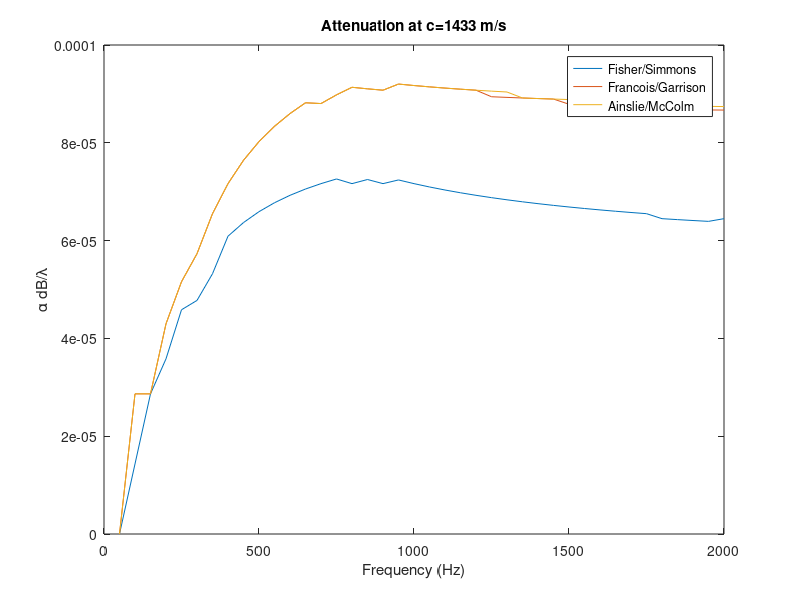

Source code (MATLAB):
%% Code for generating attenuation
close all
clear all
clc

c_doubleduct = [1433	1434	1438.9	1442	1444.9	1443	1441	1440.5	1442.5	1444.5	1447	1451.5	1453.9	1456.5	1458.5	1461	1462.5];
c_singleduct = [1433	1434	1440.5	1442.5	1444.5	1447	1451.5	1453.9	1456.5	1458.5	1461	1462.5];
type = 2;
f_array = [50 300 500 1000 1500];

% function [alpha1,alpha2,alpha3] = attenuation(f,c,type)
% specify unit as 1 = dB/m, 2 = dB/lambda 
% [a1,a2,a3]=attenuation(f_array(5),c_singleduct,2);

% lets use the LOWEST attn value bc we want it to work
a300 = (0.01/1000).*c_doubleduct./f_array(2);
a500 = (0.023/1000).*c_doubleduct./f_array(3);
a1000 = (0.05/1000).*c_doubleduct./f_array(4);
a1500 = (0.07/1000).*c_doubleduct./f_array(5);

%%
f_all = [50:50:2000];
% all in dB/km
alpha1=[0 0.001 0.003 0.005 0.008 0.01 0.013 0.017 0.02 0.023 0.026 0.029 0.032 0.035 0.038 0.04 0.043 ...
    0.045 0.048 0.05 0.052 0.054 0.056 0.058 0.06 0.062 0.064 0.066 0.068 0.07 0.072 0.074 0.076 0.078 ...
    0.08 0.081 0.083 0.085 0.087 0.09];  % Fisher and Simmons 77
alpha2=[0 0.002 0.003 0.006 0.009 0.012 0.016 0.02 0.024 0.028 0.032 0.036 0.04 0.043 0.047 0.051 0.054 ...
    0.057 0.061 0.064 0.067 0.07 0.073 0.076 0.078 0.081 0.084 0.087 0.09 0.092 0.095 0.098 0.101 0.103 ...
    0.106 0.109 0.112 0.115 0.118 0.121];  % Francois and Garriso 82
alpha3=[0 0.002 0.003 0.006 0.009 0.012 0.016 0.02 0.024 0.028 0.032 0.036 0.04 0.043 0.047 0.051 0.054 ...
    0.057 0.061 0.064 0.067 0.07 0.073 0.076 0.079 0.082 0.084 0.087 0.09 0.093 0.096 0.098 0.101 0.104 ...
    0.107 0.11 0.113 0.116 0.119 0.122];  % Ainslie and McColm 98
% stopped at 1.2
c_all = c_doubleduct(1);
for i=1:length(f_all)
alpha1_lam(i)= (alpha1(i)/1000)*c_all/f_all(i);
alpha2_lam(i)= (alpha2(i)/1000)*c_all/f_all(i);
alpha3_lam(i)= (alpha3(i)/1000)*c_all/f_all(i);
end

figure
plot(f_all,alpha1_lam)
hold on
plot(f_all,alpha2_lam)
plot(f_all,alpha3_lam)
xlabel('Frequency (Hz)')
ylabel('\alpha dB/\lambda')
title('Attenuation at c=1433 m/s')
legend('Fisher/Simmons','Francois/Garrison','Ainslie/McColm','Location','best')